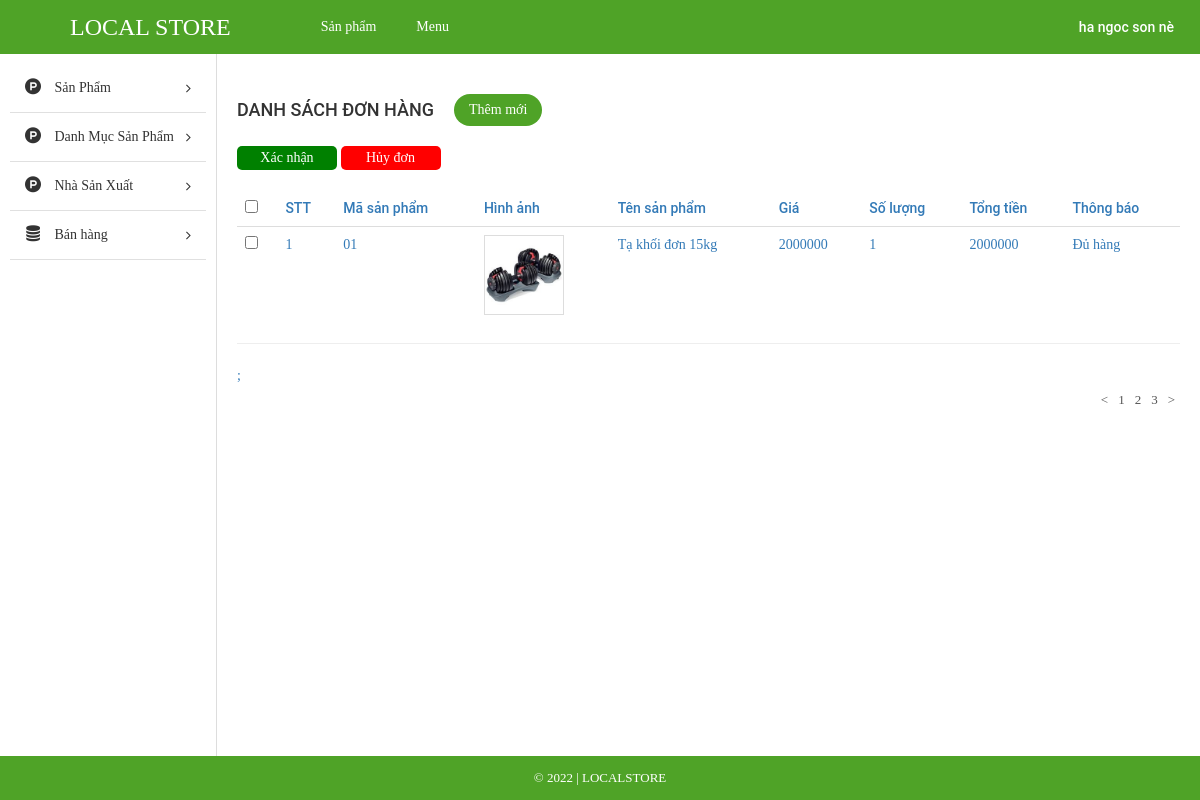
The app's page /admin/index.php?modules=orders&controllers=index&action=detail&id_order=1 (signed in) with its own data.
### tables this page shows
CREATE TABLE `tbl_product` (
  `id` int(11) NOT NULL,
  `id_category` int(11) NOT NULL,
  `id_brand` int(11) NOT NULL,
  `name` varchar(255) NOT NULL,
  `code` varchar(255) NOT NULL,
  `price` float NOT NULL,
  `promotional_price` float NOT NULL,
  `quantity` int(11) NOT NULL,
  `status` enum('còn hàng','hết hàng','hàng sắp về') NOT NULL,
  `description` text NOT NULL,
  `user` varchar(255) NOT NULL,
  `create_date` varchar(255) NOT NULL,
  `image` varchar(255) NOT NULL
);

### admin/modules/orders/controllers/indexController.php (called while the page is built, shortened)
<?php
function detailAction(){
	$id_order = $_GET['id_order'];
	$data = array();
	$check = true;
	$data_order = getAllDetailOrderNo($id_order);
	foreach ($data_order as $key => $value) {
		$id_product = (int)$value['id_product'];
		$data_product = getProductInOrder($id_product);
		$data[$key]['sub_total_price'] = $value['sub_total_price'];
		$data[$key]['qty']  = $value['qty'];
		$data[$key]['code'] = $data_product['code'];
		$data[$key]['image'] = $data_product['image'];
		$data[$key]['name'] = $data_product['name'];
		$data[$key]['price'] = $data_product['price'];
		if($value['qty'] > $data_product['quantity']){
			$data[$key]['mess'] = "Thiếu hàng";
			$check = false;
		}else{
			$data[$key]['mess'] = "Đủ hàng";
		}
	};
	$data[count($data)] = $id_order;
	$data[count($data)] = $check;
	load_view('detail',$data);
}
?>

### admin/libraries/database.php (called while the page is built, shortened)
<?php
function db_query($query_string) {
    global $conn;
    $result = mysqli_query($conn, $query_string);
    return $result;
}
function db_fetch_row($query_string) {
    $mysqli_result = db_query($query_string);
    $result = mysqli_fetch_assoc($mysqli_result);
    return $result;
}
function db_fetch_array($query_string) {
    $result = array();
    $mysqli_result = db_query($query_string);
    while ($row = mysqli_fetch_assoc($mysqli_result)) {
        $result[] = $row;
    }
    return $result;
}

### admin/modules/orders/models/indexModel.php (called while the page is built, shortened)
<?php
function getAllDetailOrderNo($id_order){
	return db_fetch_array("SELECT * FROM `tbl_detail_order` WHERE `id_order` ='$id_order'");
}
function getProductInOrder($id_product){
	return db_fetch_row("SELECT * FROM `tbl_product` WHERE `id` ='$id_product'");
}
 ?>

### admin/core/router.php (called while the page is built, shortened)
<?php
$action_name = get_action().'Action';
call_function(array('construct', $action_name));

### admin/core/appload.php (called while the page is built, shortened)
<?php
require CONFIGPATH . DIRECTORY_SEPARATOR . 'database.php';
require LIBPATH . DIRECTORY_SEPARATOR . 'database.php';
require COREPATH . DIRECTORY_SEPARATOR . 'base.php';
require COREPATH . DIRECTORY_SEPARATOR . 'router.php';

### admin/index.php (called while the page is built, shortened)
<?php
require COREPATH.DIRECTORY_SEPARATOR.'appload.php';

### admin/modules/orders/views/detailView.php (the view, shortened to what this page needs)
<div id="main-content-wp" class="list-product-page" >
    <div class="wrap clearfix">
        <div id="content" class="fl-right">
            <div class="section" id="title-page">
                <div class="clearfix">
                    <h3 id="index" class="fl-left">Danh sách đơn hàng</h3>
                    <a href="?page=add_cat" title="" id="add-new" class="fl-left">Thêm mới</a>
                </div>
            </div>
            <div class="section" id="detail-page">
                <div class="section-detail">
                    <div class="table-responsive">
                        <a  style=" <?php if(!$data[count($data) - 1]) echo "pointer-events: none;" ?> display: inline-block; text-align: center; margin-bottom: 20px;background-color: green;color: white; border: none; border-radius: 5px; width: 100px;"  href="?modules=orders&controllers=index&action=confirm&id_order=<?php echo $data[count($data)-2]; ?>">Xác nhận <a/>
                        <a style=" display: inline-block; text-align: center; margin-bottom: 20px;background-color: red;color: white; border: none; border-radius: 5px; width: 100px;"  href="?modules=orders&controllers=index&action=cancel&id_order=<?php echo $data[count($data)-2]; ?>" >Hủy đơn<a/>
                        <table class="table list-table-wp">
                            <thead>
                                <tr>
                                    <td><input type="checkbox" name="checkAll" id="checkAll"></td>
                                    <td><span class="thead-text">STT</span></td>
                                    <td><span class="thead-text">Mã sản phẩm</span></td>
                                    <td><span class="thead-text">Hình ảnh</span></td>
                                    <td><span class="thead-text">Tên sản phẩm</span></td>
                                    <td><span class="thead-text">Giá</span></td>
                                    <td><span class="thead-text">Số lượng</span></td>
                                    <td><span class="thead-text">Tổng tiền</span></td>
                                    <td><span class="thead-text">Thông báo</span></td>
                                </tr>
                            </thead>
                            <tbody>
                                <?php if(!empty($data))  foreach ($data as $key => $value) { if($key < count($data) -2){?>
                                <tr>
                                    <td><input type="checkbox" name="checkItem" class="checkItem"></td>
                                    <td><span class="tbody-text"><?php echo ($key +1) ;?></h3></span>
                                    <td><span class="tbody-text"><?php echo $value['code']; ?></h3></span>
                                    <td>
                                        <div class="tbody-thumb">
                                            <img src="<?php echo $value['image']; ?>" alt="">
                                        </div>
                                    </td>
                                    <td><span class="tbody-text"><?php echo $value['name']; ?></h3></span>
                                    <td><span class="tbody-text"><?php echo $value['price'] ;?></span></td>
                                    <td><span class="tbody-text"><?php echo $value['qty'] ;?></span></td>
                                    <td><span class="tbody-text"><?php echo $value['sub_total_price']; ?></span></td>
                                    <td><span  class="tbody-text"><?php echo $value['mess']; ?></span></td>
                                </tr>
                            <?php } }; ?>
                            </tbody>
                        </table>
                        <hr>;
                    </div>
                </div>
            </div>
            <div class="section" id="paging-wp">
                <div class="section-detail clearfix">
                    <ul id="list-paging" class="fl-right">
                        <li>
                            <a href="" title=""><</a>
                        </li>
                        <li>
                            <a href="" title="">1</a>
                        </li>
                        <li>
                            <a href="" title="">2</a>
                        </li>
                        <li>
                            <a href="" title="">3</a>
                        </li>
                        <li>
                            <a href="" title="">></a>
                        </li>
                    </ul>
                </div>
            </div>
        </div>
    </div>
</div>

### admin/core/base.php (shortened to what this page needs)
<?php
function get_module() {
    global $config;
    $module = isset($_GET['modules']) ? $_GET['modules'] : $config['default_module'];
    return $module;
}
function call_function($list_function = array()) {
    if (is_array($list_function)) {
        foreach ($list_function as $f) {
            if (function_exists($f())) {
                $f();
            }
        }
    }
}
function load_view($name, $data_send = array()) {
    $data = $data_send;
    $path = MODULESPATH . DIRECTORY_SEPARATOR . get_module() . DIRECTORY_SEPARATOR . 'views' . DIRECTORY_SEPARATOR . $name . 'View.php';
    if (file_exists($path)) {
        require $path;
    } else {
        echo "Không tìm thấy {$path}";
    }
}
function get_header($name = '') {
    global $data;
    if (empty($name)) {
        $name = 'header';
    } else {
        $name = "header-{$name}";
    }
    $path = LAYOUTPATH . DIRECTORY_SEPARATOR . $name . '.php';
    if (file_exists($path)) {
        if (is_array($data)) {
            foreach ($data as $key => $a) {
                $$key = $a;
            }
        }
        require $path;
    } else {
        echo "Không tìm thấy {$path}";
    }
}
function get_footer($name = '') {
    global $data;
    if (empty($name)) {
        $name = 'footer';
    } else {
        $name = "footer-{$name}";
    }
    $path = LAYOUTPATH . DIRECTORY_SEPARATOR . $name . '.php';
    if (file_exists($path)) {
        if (is_array($data)) {
            foreach ($data as $key => $a) {
                $$key = $a;
            }
        }
        require $path;
    } else {
        echo "Không tìm thấy {$path}";
    }
}
function get_sidebar($name = '') {
    global $data;
    if (empty($name)) {
        $name = 'sidebar';
    } else {
        $name = "sidebar-{$name}";
    }
    $path = LAYOUTPATH . DIRECTORY_SEPARATOR . $name . '.php';
    if (file_exists($path)) {
        if (is_array($data)) {
            foreach ($data as $key => $a) {
                $$key = $a;
            }
        }
        require $path;
    } else {
        echo "Không tìm thấy {$path}";
    }
}
?>

### admin/public/css/import/global.css (style rules this page uses)
body { font-family: "Roboto Regular"; font-size: 14px; line-height: 24px; color: #333; }
.fl-left { float: left; }
.fl-right { float: right; }
img { max-width: 100%; height: auto; display: block; }
ul li { list-style: none!important; }
a { text-decoration: none!important; }

### admin/public/css/import/list_post.css (style rules this page uses)
#content { width: 82%; border-left: 1px solid #ddd; padding: 20px; }
#add-new { display: inline-block; color: #fff; background: #4fa327; padding: 4px 15px; margin: 20px; border-radius: 20px; }
#index { font-family: 'Roboto Medium'; font-weight: normal; text-transform: uppercase; font-size: 18px; padding: 24px 0px; }
.list-table-wp thead tr td { font-family: 'Roboto Medium'; font-weight: normal; }
#list-paging li { float: left; }
#list-paging li a { display: inline-block; color: #555; font-size: 13px; padding: 0px 5px; }

### admin/public/css/import/list_product.css (style rules this page uses)
.tbody-thumb { width: 80px; height: 80px; overflow: hidden; }
.tbody-thumb img { border: 1px solid #ddd; }

### admin/public/css/import/detail_order.css (style rules this page uses)
.table { margin-bottom: 0!important; }

### records on screen
tbl_product: code "01", image (picture), name "Tạ khối đơn 15kg", price "2000000", qty "1", mess "Đủ hàng"
